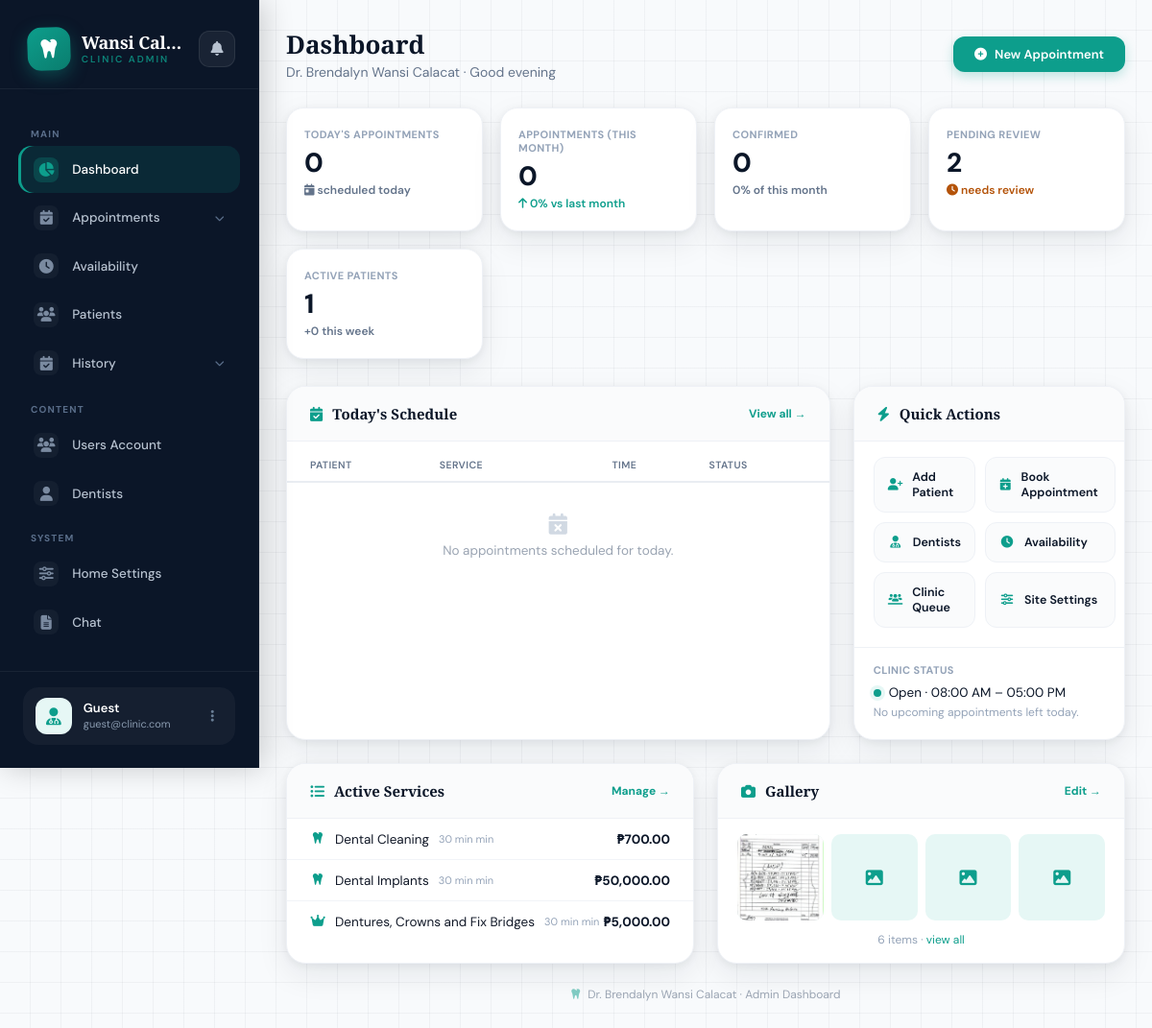
/pages/admin/dashboard.php, run on the app's committed database.
### tables this page shows
CREATE TABLE `clinic_settings` (
  `id` int NOT NULL DEFAULT '1',
  `clinic_name` varchar(150) NOT NULL DEFAULT 'Dr. Brendalyn Wansi Calacat',
  `clinic_tagline` varchar(100) NOT NULL DEFAULT 'Dental Clinic',
  `phone` varchar(50) NOT NULL DEFAULT '',
  `email` varchar(150) NOT NULL DEFAULT '',
  `location` varchar(255) NOT NULL DEFAULT '',
  `clinic_hours` varchar(100) NOT NULL DEFAULT '08:00 AM – 05:00 PM',
  `facebook_url` varchar(255) NOT NULL DEFAULT '#',
  `instagram_url` varchar(255) NOT NULL DEFAULT '#',
  `messenger_url` varchar(255) NOT NULL DEFAULT '#',
  `hero_badge` varchar(100) NOT NULL DEFAULT 'DR. BRENDALYN',
  `hero_title_line1` varchar(100) NOT NULL DEFAULT 'Your Smile,',
  `hero_title_line2` varchar(100) NOT NULL DEFAULT 'Our Priority',
  `hero_subtitle` varchar(255) NOT NULL DEFAULT 'Specialized dentistry with personalized care.',
  `hero_description` text,
  `hero_background` varchar(255) DEFAULT NULL,
  `stat1_value` varchar(20) NOT NULL DEFAULT '10',
  `stat1_label` varchar(60) NOT NULL DEFAULT 'Dental Services',
  `stat2_value` varchar(20) NOT NULL DEFAULT 'Easy',
  `stat2_label` varchar(60) NOT NULL DEFAULT 'Online Booking',
  `stat3_value` varchar(20) NOT NULL DEFAULT 'Fast',
  `stat3_label` varchar(60) NOT NULL DEFAULT 'Confirmation',
  `about_heading` varchar(150) NOT NULL DEFAULT 'Built for a better patient experience',
  `about_description` text,
  `cta_heading` varchar(150) NOT NULL DEFAULT 'Book your appointment today',
  `cta_description` text,
  `updated_at` timestamp NULL DEFAULT CURRENT_TIMESTAMP ON UPDATE CURRENT_TIMESTAMP,
  PRIMARY KEY (`id`)
);

CREATE TABLE `services` (
  `id` int NOT NULL AUTO_INCREMENT,
  `title` varchar(150) NOT NULL,
  `description` varchar(255) NOT NULL,
  `icon` varchar(50) NOT NULL DEFAULT 'fa-tooth',
  `duration` varchar(50) NOT NULL DEFAULT '30 min',
  `price` decimal(10,2) NOT NULL DEFAULT '0.00',
  `sort_order` int NOT NULL DEFAULT '0',
  `is_active` tinyint(1) NOT NULL DEFAULT '1',
  `image` varchar(255) DEFAULT NULL,
  `created_at` timestamp NULL DEFAULT CURRENT_TIMESTAMP,
  PRIMARY KEY (`id`)
);

CREATE TABLE `gallery_items` (
  `id` int NOT NULL AUTO_INCREMENT,
  `icon` varchar(50) NOT NULL DEFAULT 'fa-image',
  `tag` varchar(100) NOT NULL,
  `sort_order` int NOT NULL DEFAULT '0',
  `is_active` tinyint(1) NOT NULL DEFAULT '1',
  `image` varchar(255) DEFAULT NULL,
  PRIMARY KEY (`id`)
);

### pages/admin/dashboard.php (the view, shortened to what this page needs)
<?php
require '../../conn/conn.php';
function h($v) { return htmlspecialchars($v ?? '', ENT_QUOTES, 'UTF-8'); }
function money($v) { return '₱' . number_format((float)$v, 2); }
$today          = date('Y-m-d');
$monthStart     = date('Y-m-01');
$monthEnd       = date('Y-m-t');
$prevMonthStart = date('Y-m-01', strtotime('-1 month'));
$prevMonthEnd   = date('Y-m-t', strtotime('-1 month'));
$stmt = $conn->prepare("SELECT COUNT(*) AS c FROM appointments WHERE appointment_date BETWEEN ? AND ?");
$stmt->bind_param('ss', $monthStart, $monthEnd);
$stmt->execute();
$totalThisMonth = (int)($stmt->get_result()->fetch_assoc()['c'] ?? 0);
$stmt = $conn->prepare("SELECT COUNT(*) AS c FROM appointments WHERE appointment_date BETWEEN ? AND ?");
$stmt->bind_param('ss', $prevMonthStart, $prevMonthEnd);
$stmt->execute();
$totalLastMonth = (int)($stmt->get_result()->fetch_assoc()['c'] ?? 0);
$apptTrend = $totalLastMonth > 0
    ? round((($totalThisMonth - $totalLastMonth) / $totalLastMonth) * 100)
    : ($totalThisMonth > 0 ? 100 : 0);
$stmt = $conn->prepare("SELECT COUNT(*) AS c FROM appointments WHERE appointment_date BETWEEN ? AND ? AND status IN ('confirmed','approved','in_progress','completed')");
$stmt->bind_param('ss', $monthStart, $monthEnd);
$stmt->execute();
$confirmedThisMonth = (int)($stmt->get_result()->fetch_assoc()['c'] ?? 0);
$stmt = $conn->prepare("SELECT COUNT(*) AS c FROM appointments WHERE status = 'pending'");
$stmt->execute();
$pendingTotal = (int)($stmt->get_result()->fetch_assoc()['c'] ?? 0);
$confirmedPct = $totalThisMonth > 0 ? round(($confirmedThisMonth / $totalThisMonth) * 100, 1) : 0;
$stmt = $conn->prepare("SELECT COUNT(*) AS c FROM patients WHERE status = 'active'");
$stmt->execute();
$activePatients = (int)($stmt->get_result()->fetch_assoc()['c'] ?? 0);
$stmt = $conn->prepare("SELECT COUNT(*) AS c FROM patients WHERE created_at >= (NOW() - INTERVAL 7 DAY)");
$stmt->execute();
$newPatientsWeek = (int)($stmt->get_result()->fetch_assoc()['c'] ?? 0);
$stmt = $conn->prepare("
    SELECT a.id, a.full_name, a.appointment_time, a.status, a.services,
           d.first_name AS dentist_first_name, d.last_name AS dentist_last_name
    FROM appointments a
    LEFT JOIN dentists d ON a.dentist_id = d.id
    WHERE a.appointment_date = ?
    ORDER BY a.appointment_time ASC
    LIMIT 6
");
$stmt->bind_param('s', $today);
$stmt->execute();
$todaysAppointments = $stmt->get_result()->fetch_all(MYSQLI_ASSOC);
$stmt = $conn->prepare("SELECT COUNT(*) AS c FROM appointments WHERE appointment_date = ?");
$stmt->bind_param('s', $today);
$stmt->execute();
$todayCount = (int)($stmt->get_result()->fetch_assoc()['c'] ?? 0);
$nowTime = date('H:i:s');
$stmt = $conn->prepare("
    SELECT a.full_name, a.appointment_time
    FROM appointments a
    WHERE a.appointment_date = ? AND a.appointment_time >= ?
      AND a.status IN ('approved','confirmed')
    ORDER BY a.appointment_time ASC LIMIT 1
");
$stmt->bind_param('ss', $today, $nowTime);
$stmt->execute();
$nextAppt = $stmt->get_result()->fetch_assoc();
$services = [];
if ($conn->query("SHOW TABLES LIKE 'services'")->num_rows > 0) {
    $res = $conn->query("SELECT title, price, duration, icon FROM services WHERE is_active = 1 ORDER BY sort_order ASC, title ASC LIMIT 5");
    $services = $res ? $res->fetch_all(MYSQLI_ASSOC) : [];
}
$gallery = [];
if ($conn->query("SHOW TABLES LIKE 'gallery_items'")->num_rows > 0) {
    $res = $conn->query("SELECT image, tag FROM gallery_items WHERE is_active = 1 ORDER BY sort_order ASC LIMIT 4");
    $gallery = $res ? $res->fetch_all(MYSQLI_ASSOC) : [];
}
$galleryCount = 0;
if ($conn->query("SHOW TABLES LIKE 'gallery_items'")->num_rows > 0) {
    $galleryCount = (int)$conn->query("SELECT COUNT(*) AS c FROM gallery_items WHERE is_active = 1")->fetch_assoc()['c'];
}
$clinicName  = 'Wansi Calacat Dental Clinic';
$clinicHours = '9:00 AM – 6:00 PM';
if ($conn->query("SHOW TABLES LIKE 'clinic_settings'")->num_rows > 0) {
    $settings = $conn->query("SELECT clinic_name, clinic_hours FROM clinic_settings WHERE id = 1")->fetch_assoc();
    if ($settings) {
        $clinicName  = $settings['clinic_name']  ?: $clinicName;
        $clinicHours = $settings['clinic_hours'] ?: $clinicHours;
    }
}
include 'sidebar.php';
?>
<!DOCTYPE html>
<html lang="en">
<head>
<link rel="stylesheet" href="https://cdnjs.cloudflare.com/ajax/libs/font-awesome/6.4.0/css/all.min.css">
</head>
<body>
<div class="main-content " style="padding: 28px 28px 48px;">
<div class="dashboard-wrapper ">
  <div class="top-bar">
    <div>
      <h1>Dashboard</h1>
      <div class="sub"><?= h($clinicName) ?> · <span id="greeting">Good morning</span></div>
    </div>
    <div class="top-bar-actions">
      <a href="appointments.php" class="btn-primary"><i class="fas fa-plus-circle"></i> New Appointment</a>
     </div>
  </div>
  <div class="stat-grid">
    <div class="stat-card">
      <div class="label">Today's Appointments</div>
      <div class="number"><?= (int)$todayCount ?></div>
      <div class="trend flat"><i class="fas fa-calendar-day"></i> scheduled today</div>
    </div>
    <div class="stat-card">
      <div class="label">Appointments (this month)</div>
      <div class="number"><?= (int)$totalThisMonth ?></div>
      <div class="trend <?= $apptTrend < 0 ? 'down' : '' ?>">
        <i class="fas fa-arrow-<?= $apptTrend >= 0 ? 'up' : 'down' ?>"></i> <?= abs($apptTrend) ?>% vs last month
      </div>
    </div>
    <div class="stat-card">
      <div class="label">Confirmed</div>
      <div class="number"><?= (int)$confirmedThisMonth ?></div>
      <div class="trend flat"><?= h($confirmedPct) ?>% of this month</div>
    </div>
    <div class="stat-card">
      <div class="label">Pending Review</div>
      <div class="number"><?= (int)$pendingTotal ?></div>
      <div class="trend" style="color:#b45309;"><i class="fas fa-clock"></i> needs review</div>
    </div>
    <div class="stat-card">
      <div class="label">Active Patients</div>
      <div class="number"><?= (int)$activePatients ?></div>
      <div class="trend flat">+<?= (int)$newPatientsWeek ?> this week</div>
    </div>
  </div>
  <div class="panel-grid">
    <div class="card">
      <div class="card-header">
        <h2><i class="fas fa-calendar-check"></i> Today's Schedule</h2>
        <a href="today.php" class="manage-link">View all →</a>
      </div>
      <div class="card-body">
        <div class="appt-row head">
          <span>Patient</span>
          <span>Service</span>
          <span>Time</span>
          <span>Status</span>
        </div>
        <?php if ($todaysAppointments): ?>
          <?php foreach ($todaysAppointments as $ap): ?>
            <div class="appt-row">
              <div>
                <div class="appt-name"><?= h($ap['full_name'] ?: 'Unnamed patient') ?></div>
                <div class="appt-meta">
                  <?= !empty($ap['dentist_first_name']) ? h('Dr. ' . $ap['dentist_first_name'] . ' ' . $ap['dentist_last_name']) : 'Unassigned' ?>
                </div>
              </div>
              <span><?= h(serviceNames($ap['services'])) ?></span>
              <span><?= h($ap['appointment_time'] ? date('g:i A', strtotime($ap['appointment_time'])) : '—') ?></span>
              <span><span class="status-badge <?= statusClass($ap['status']) ?>"><?= h(statusLabel($ap['status'])) ?></span></span>
            </div>
          <?php endforeach; ?>
        <?php else: ?>
          <div class="empty-row"><i class="fas fa-calendar-xmark"></i>No appointments scheduled for today.</div>
        <?php endif; ?>
      </div>
    </div>
    <div class="card">
      <div class="card-header">
        <h2><i class="fas fa-bolt"></i> Quick Actions</h2>
      </div>
      <div class="quick-grid">
        <a href="patients.php" class="quick-item"><i class="fas fa-user-plus"></i> <span>Add Patient</span></a>
        <a href="appointments.php" class="quick-item"><i class="fas fa-calendar-plus"></i> <span>Book Appointment</span></a>
        <a href="manage_dentists.php" class="quick-item"><i class="fas fa-user-md"></i> <span>Dentists</span></a>
        <a href="availability.php" class="quick-item"><i class="fas fa-clock"></i> <span>Availability</span></a>
        <a href="queue.php" class="quick-item"><i class="fas fa-users-line"></i> <span>Clinic Queue</span></a>
        <a href="homeset.php" class="quick-item"><i class="fas fa-sliders-h"></i> <span>Site Settings</span></a>
      </div>
      <div class="clinic-status">
        <div style="font-size:11px; font-weight:700; color:#94a3b8; text-transform:uppercase; letter-spacing:.4px;">Clinic Status</div>
        <div class="row">
          <span class="dot"></span>
          <span class="font-medium">Open · <?= h($clinicHours) ?></span>
        </div>
        <div style="font-size:12px; color:#94a3b8; margin-top:4px;">
          <?php if ($nextAppt): ?>
            Next: <?= h($nextAppt['full_name'] ?: 'Patient') ?> at <?= h(date('g:i A', strtotime($nextAppt['appointment_time']))) ?>
          <?php else: ?>
            No upcoming appointments left today.
          <?php endif; ?>
        </div>
      </div>
    </div>
  </div>
  <div class="row-2">
    <div class="card">
      <div class="card-header">
        <h2><i class="fas fa-list-ul"></i> Active Services</h2>
        <a href="homeset.php" class="manage-link">Manage →</a>
      </div>
      <div>
        <?php if ($services): ?>
          <?php foreach ($services as $sv): ?>
            <div class="service-item">
              <div class="left">
                <i class="fas <?= h($sv['icon'] ?: 'fa-tooth') ?>"></i>
                <span><?= h($sv['title']) ?></span>
                <span style="font-size:11px; color:#94a3b8;"><?= h($sv['duration']) ?> min</span>
              </div>
              <span class="price"><?= money($sv['price']) ?></span>
            </div>
          <?php endforeach; ?>
        <?php else: ?>
          <div class="empty-row"><i class="fas fa-tooth"></i>No active services yet.</div>
        <?php endif; ?>
      </div>
    </div>
    <div class="card">
      <div class="card-header">
        <h2><i class="fas fa-camera"></i> Gallery</h2>
        <a href="homeset.php" class="manage-link">Edit →</a>
      </div>
      <?php if ($gallery): ?>
        <div class="gallery-preview">
          <?php foreach ($gallery as $g): ?>
            <div class="thumb">
              <?php if (!empty($g['image'])): ?>
                <img src="../../<?= h($g['image']) ?>" alt="<?= h($g['tag'] ?? 'Gallery photo') ?>">
              <?php else: ?>
                <i class="fas fa-image"></i>
              <?php endif; ?>
            </div>
          <?php endforeach; ?>
        </div>
        <div style="padding: 12px 16px 16px; text-align:center; font-size:12px; color:#94a3b8;">
          <?= (int)$galleryCount ?> items · <a href="homeset.php" class="text-teal font-semibold">view all</a>
        </div>
      <?php else: ?>
        <div class="empty-row"><i class="fas fa-image"></i>No gallery items yet.</div>
      <?php endif; ?>
    </div>
  </div>
  <div class="footer-note">
    <i class="fas fa-tooth" style="color: var(--teal); opacity:.5; margin-right:4px;"></i> <?= h($clinicName) ?> · Admin Dashboard
  </div>
</div>
</div>
</body>
</html>

### data on the page
clinic_settings: clinic_name "Dr. Brendalyn Wansi Calacat", clinic_hours "08:00 AM – 05:00 PM"
services: title "Dental Cleaning", duration "30 min", price "₱700.00"
services: title "Dental Implants", duration "30 min", price "₱50,000.00"
services: title "Dentures, Crowns and Fix Bridges", duration "30 min", price "₱5,000.00"
gallery_items: image (picture)

### other printed values
$user_name "Guest"
$user_email "guest@clinic.com"
$todayCount "0"
$totalThisMonth "0"
abs($apptTrend) "0"
$confirmedThisMonth "0"
$confirmedPct "0"
$pendingTotal "2"
$activePatients "1"
$newPatientsWeek "0"
$galleryCount "6"
